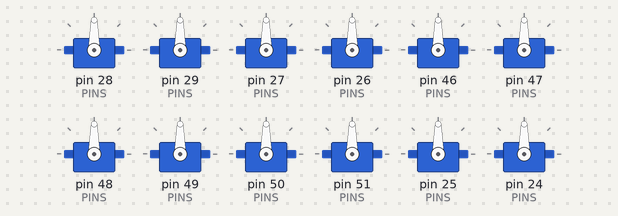
This sketch was run on a simulated Arduino Uno, built with avr-gcc and run on an emulated ATmega328P. Parts: 12 × servo.

Above: at 0.1 s.
At 3.17 s:
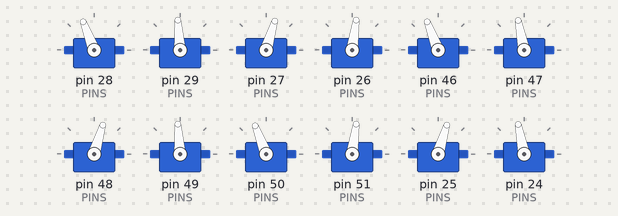
At 7.68 s:
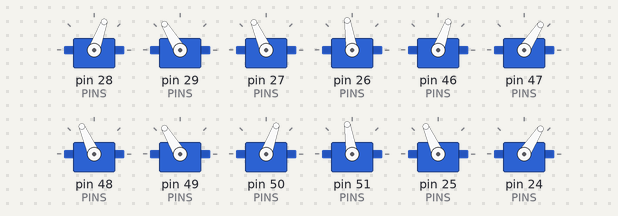
At 12.49 s:
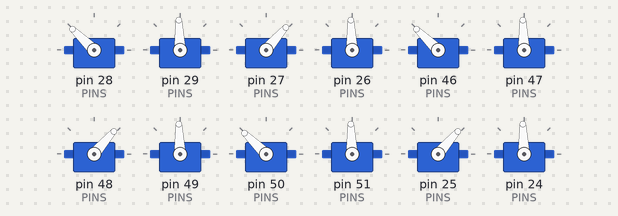
At 17.3 s:
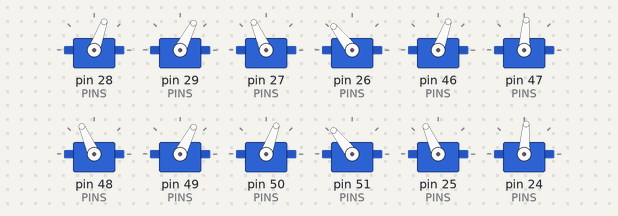
At 22.41 s:
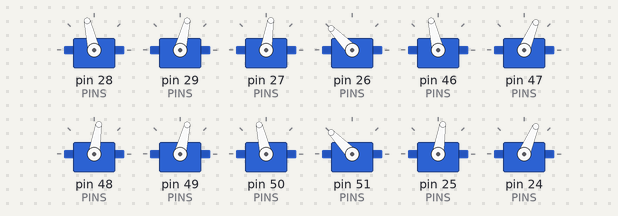
Timing chart, 0 to 22.4 s (numbered marks = the images above):
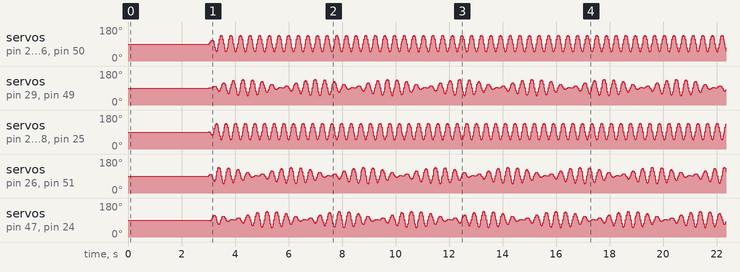

The sketch:

hexapod.ino
```cpp
#include "Spider.h"
#include "SimpleTimer.h"

int PINS[6][2] = {{28, 29}, {27, 26}, {46, 47}, {48, 49}, {50, 51}, {25, 24}};

Spider spider;
SimpleTimer timer;

void walk() {
  spider.walk();
}

void updateAngle() {
  static int angle = 0;

  angle++;
  if (angle > 359) angle = 0;
  spider.setAngle(angle);
}

void setup() {
  spider.attach(PINS);
  spider.setSpeed(15);
  delay(3000);

  timer.setInterval(15, walk);
  timer.setInterval(15, updateAngle);
}

void loop() {
  timer.run();
}
```

Leg.cpp
```cpp
#include "Leg.h"

void Leg::attach(byte kneePin, byte hipPin) {
  _kneeServo.attach(kneePin);
  _hipServo.attach(hipPin);
}

void Leg::rotateKnee(byte deg) {
  if (deg < 0) deg = 0;
  if (deg > 180) deg = 180;

  _kneeServo.write(deg);
}

void Leg::rotateHip(byte deg) {
  if (deg < 0) deg = 0;
  if (deg > 180) deg = 180;

  _hipServo.write(deg);
}

void Leg::rotate(byte kneeDeg, byte hipDeg) {
  rotateKnee(kneeDeg);
  rotateHip(hipDeg);
}

byte Leg::getKneeDeg() {
  return _kneeServo.read();
}

byte Leg::getHipDeg() {
  return _hipServo.read();
}
```

Leg.h
```cpp
#ifndef _Leg_h_
#define _Leg_h_

#include "Arduino.h"
#include "Servo.h"

class Leg {
  private:
    Servo _kneeServo;
    Servo _hipServo;

  public:
    void attach(byte kneePin, byte hipPin);
    void rotateKnee(byte deg);
    void rotateHip(byte deg);
    void rotate(byte kneeDeg, byte hipDeg);
    byte getKneeDeg();
    byte getHipDeg();
};

#endif
```

SimpleTimer.cpp
```cpp
#include "SimpleTimer.h"

static inline unsigned long elapsed() {
  return millis();
}

SimpleTimer::SimpleTimer() {
  unsigned long current_millis = elapsed();

  for (int i = 0; i < MAX_TIMERS; i++) {
    enabled[i] = false;
    callbacks[i] = 0;
    prev_millis[i] = current_millis;
    numRuns[i] = 0;
  }

  numTimers = 0;
}

void SimpleTimer::run() {
  int i;
  unsigned long current_millis;

  current_millis = elapsed();

  for (i = 0; i < MAX_TIMERS; i++) {
    toBeCalled[i] = DEFCALL_DONTRUN;

    if (callbacks[i]) {
      if (current_millis - prev_millis[i] >= delays[i]) {
        prev_millis[i] += delays[i];

        if (enabled[i]) {
          if (maxNumRuns[i] == RUN_FOREVER) {
            toBeCalled[i] = DEFCALL_RUNONLY;
          } else if (numRuns[i] < maxNumRuns[i]) {
            toBeCalled[i] = DEFCALL_RUNONLY;
            numRuns[i]++;

            if (numRuns[i] >= maxNumRuns[i]) {
              toBeCalled[i] = DEFCALL_RUNANDDEL;
            }
          }
        }
      }
    }
  }

  for (i = 0; i < MAX_TIMERS; i++) {
    switch (toBeCalled[i]) {
      case DEFCALL_DONTRUN:
        break;

      case DEFCALL_RUNONLY:
        (*callbacks[i])();
        break;

      case DEFCALL_RUNANDDEL:
        (*callbacks[i])();
        deleteTimer(i);
        break;
    }
  }
}


int SimpleTimer::findFirstFreeSlot() {
  int i;

  if (numTimers >= MAX_TIMERS) {
    return -1;
  }

  for (i = 0; i < MAX_TIMERS; i++) {
    if (callbacks[i] == 0) {
      return i;
    }
  }

  return -1;
}

int SimpleTimer::setTimer(long d, timer_callback f, int n) {
  int freeTimer;

  freeTimer = findFirstFreeSlot();
  if (freeTimer < 0) {
    return -1;
  }

  if (f == NULL) {
    return -1;
  }

  delays[freeTimer] = d;
  callbacks[freeTimer] = f;
  maxNumRuns[freeTimer] = n;
  enabled[freeTimer] = true;
  prev_millis[freeTimer] = elapsed();

  numTimers++;

  return freeTimer;
}

int SimpleTimer::setInterval(long d, timer_callback f) {
  return setTimer(d, f, RUN_FOREVER);
}

int SimpleTimer::setTimeout(long d, timer_callback f) {
  return setTimer(d, f, RUN_ONCE);
}

void SimpleTimer::deleteTimer(int timerId) {
  if (timerId >= MAX_TIMERS) {
    return;
  }

  if (numTimers == 0) {
    return;
  }

  if (callbacks[timerId] != NULL) {
    callbacks[timerId] = 0;
    enabled[timerId] = false;
    toBeCalled[timerId] = DEFCALL_DONTRUN;
    delays[timerId] = 0;
    numRuns[timerId] = 0;

    numTimers--;
  }
}

void SimpleTimer::restartTimer(int numTimer) {
  if (numTimer >= MAX_TIMERS) {
    return;
  }

  prev_millis[numTimer] = elapsed();
}


boolean SimpleTimer::isEnabled(int numTimer) {
  if (numTimer >= MAX_TIMERS) {
    return false;
  }

  return enabled[numTimer];
}

void SimpleTimer::enable(int numTimer) {
  if (numTimer >= MAX_TIMERS) {
    return;
  }

  enabled[numTimer] = true;
}

void SimpleTimer::disable(int numTimer) {
  if (numTimer >= MAX_TIMERS) {
    return;
  }

  enabled[numTimer] = false;
}

void SimpleTimer::toggle(int numTimer) {
  if (numTimer >= MAX_TIMERS) {
    return;
  }

  enabled[numTimer] = !enabled[numTimer];
}

int SimpleTimer::getNumTimers() {
  return numTimers;
}
```

SimpleTimer.h
```cpp
#ifndef SIMPLETIMER_H
#define SIMPLETIMER_H

#include <Arduino.h>

typedef void (*timer_callback)(void);

class SimpleTimer {
  public:
    const static int MAX_TIMERS = 10;
    const static int RUN_FOREVER = 0;
    const static int RUN_ONCE = 1;

    SimpleTimer();
    void run();
    int setInterval(long d, timer_callback f);
    int setTimeout(long d, timer_callback f);
    int setTimer(long d, timer_callback f, int n);
    void deleteTimer(int numTimer);
    void restartTimer(int numTimer);
    boolean isEnabled(int numTimer);
    void enable(int numTimer);
    void disable(int numTimer);
    void toggle(int numTimer);
    int getNumTimers();
    int getNumAvailableTimers() {
      return MAX_TIMERS - numTimers;
    };

  private:
    const static int DEFCALL_DONTRUN = 0;
    const static int DEFCALL_RUNONLY = 1;
    const static int DEFCALL_RUNANDDEL = 2;

    int findFirstFreeSlot();
    unsigned long prev_millis[MAX_TIMERS];
    timer_callback callbacks[MAX_TIMERS];
    long delays[MAX_TIMERS];
    int maxNumRuns[MAX_TIMERS];
    int numRuns[MAX_TIMERS];
    boolean enabled[MAX_TIMERS];
    int toBeCalled[MAX_TIMERS];
    int numTimers;
};

#endif
```

Spider.cpp
```cpp
#include "Spider.h"

int Spider::getAngle() {
  return int(_angle);
}

void Spider::setAngle(int angle) {
  if (angle < 0) angle = 0;
  if (angle > 359) angle -= 360;

  _angle = int(angle);
}

byte Spider::getRotate() {
  return byte(_rotate);
}

void Spider::setRotate(byte rotate) {
  if (rotate > 0) rotate = 1;
  if (rotate < 0) rotate = -1;

  _rotate = byte(rotate);
}

byte Spider::getSpeed() {
  return byte(_speed);
}

void Spider::setSpeed(byte speed) {
  if (speed < -15) speed = -15;
  if (speed > 15) speed = 15;

  _speed = byte(speed);
}

Leg Spider::getLeg(byte index) {
  return Leg(_legs[index]);
}

void Spider::attach(int pins[6][2]) {
  for (int i = 0; i < 6; i++) {
    _legs[i].attach(pins[i][0], pins[i][1]);
  }

  calibrate();
}

void Spider::calibrate() {
  for (int i = 0; i < 6; i++) {
    _legs[i].rotate(90, 90);
  }
}

void Spider::walk() {
  static int step = 0;

  float a;
  double xa, knee, hip;

  if (_speed == 0) {
    _stride -= 25;
    if (_stride < 0) _stride = 0;
  } else {
    _stride += 25;
    if (_stride > 450) _stride = 450;
  }

  for (int i = 0; i < 6; i++) {
    a = float(60 * i + _angle);
    if (a > 359) a -= 360;

    a = a * PI / 180;
    xa = _stride * _rotate;
    if (_rotate == 0) xa = sin(a) * -_stride;

    a = i % 2 == 0 ? float(step) : float(step + 180);
    if (a > 359) a -= 360;
    a = a * PI / 180;
    knee = sin(a) * _stride;
    hip = cos(a) * xa;

    _legs[i].rotate(map(1500 + int(knee), MIN_PULSE_WIDTH, MAX_PULSE_WIDTH, 0, 180), map(1500 + int(hip), MIN_PULSE_WIDTH, MAX_PULSE_WIDTH, 0, 180));
  }

  step += _speed;
  if (step > 359) step -= 360;
  if (step < 0) step += 360;
}
```

Spider.h
```cpp
#ifndef _Spider_h_
#define _Spider_h_

#include "Arduino.h"
#include "Leg.h"

class Spider {
  private:
    int _angle = 0;
    byte _rotate = 0;
    byte _speed = 0;
    int _stride = 0;
    Leg _legs[6];

  public:
    int getAngle();
    void setAngle(int angle);
    byte getRotate();
    void setRotate(byte rotate);
    byte getSpeed();
    void setSpeed(byte speed);
    Leg getLeg(byte index);
    void attach(int pins[6][2]);
    void calibrate();
    void walk();
};

#endif
```
